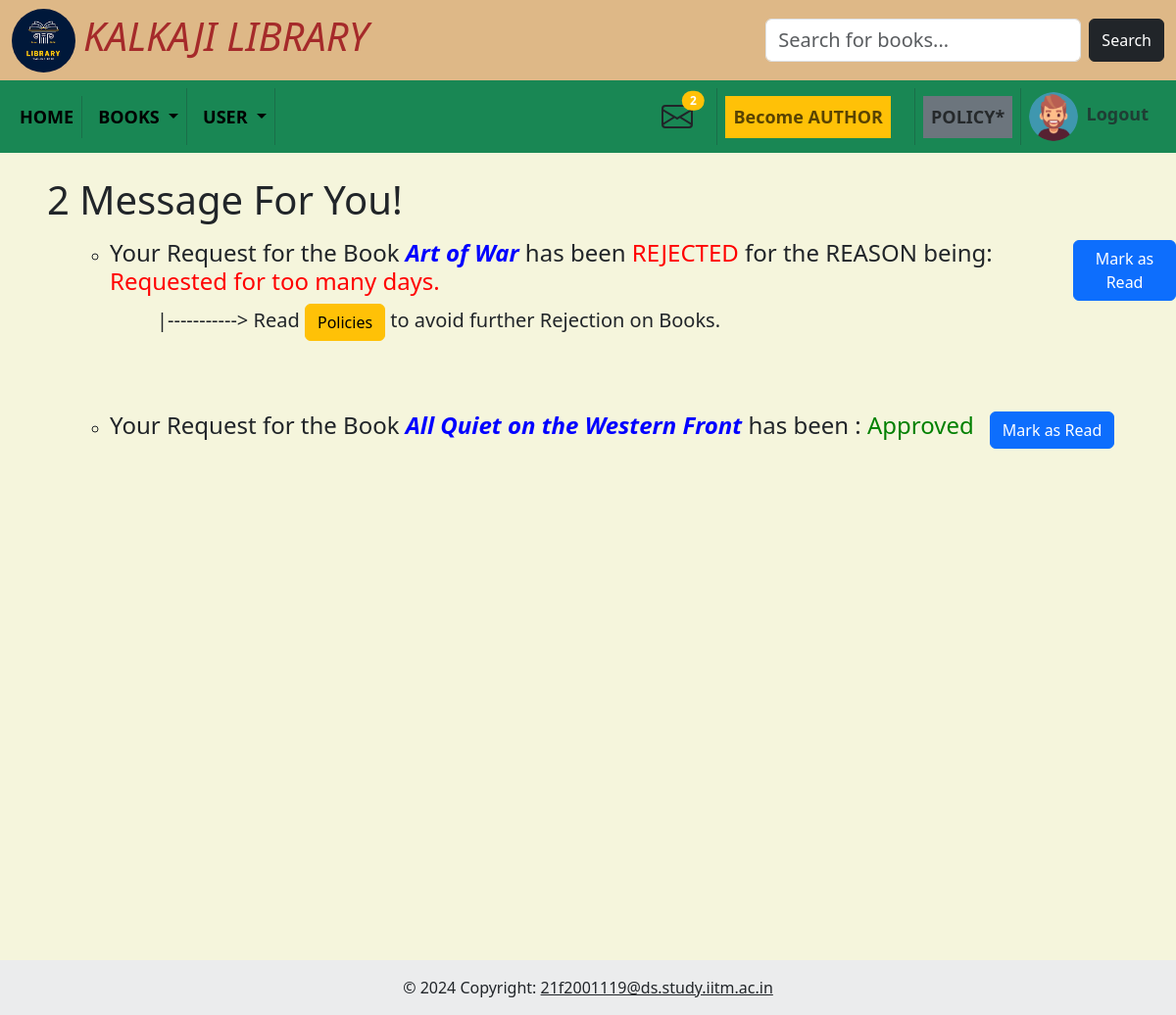
/message (signed in), run on an earlier commit of the app's database.
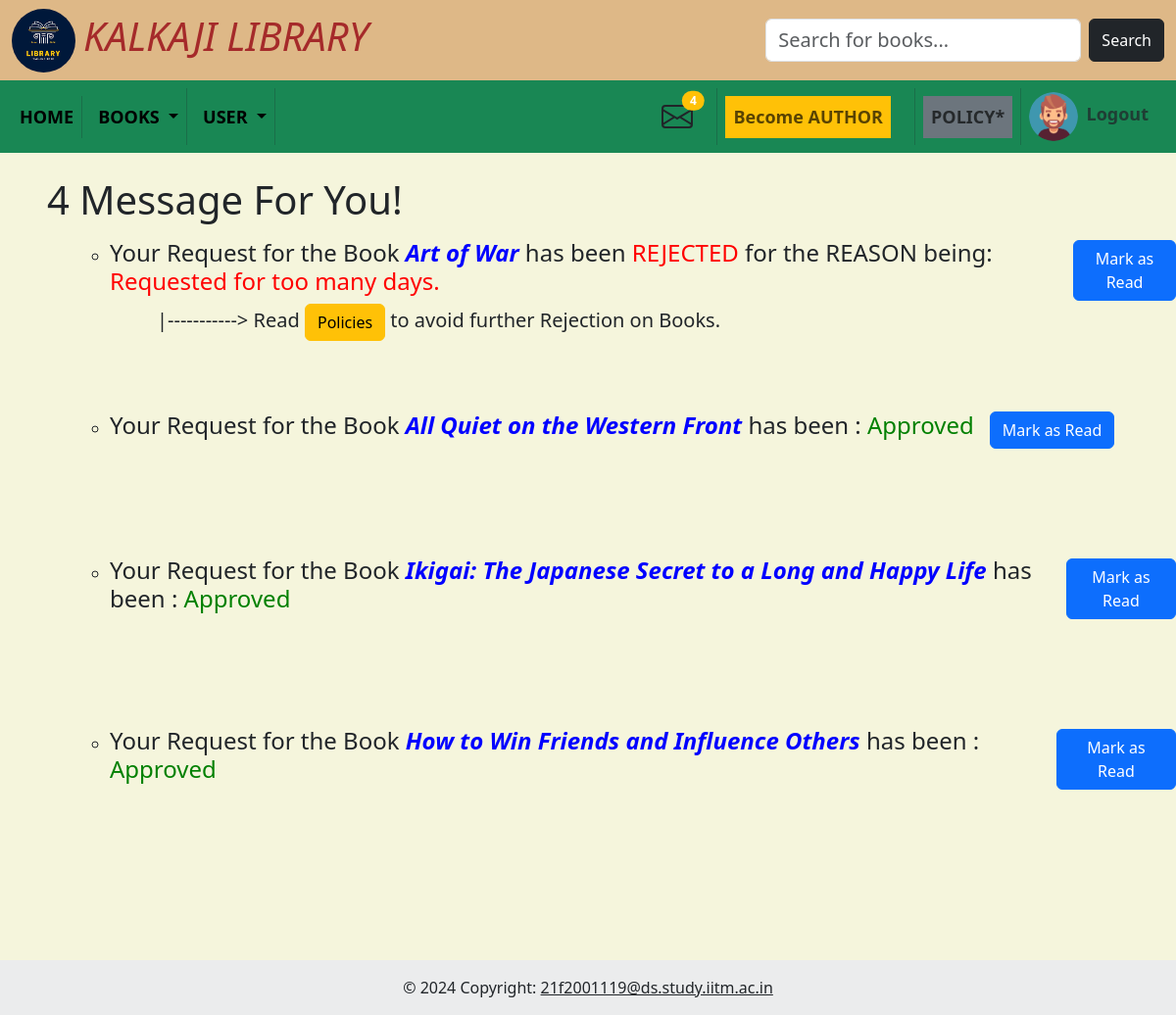
And on a later commit of the database.
### models/model.py (models this page shows)
class Messages(db.Model):
    __tablename__ = "messages"
    id = db.Column(db.Integer, autoincrement=True, primary_key=True)
    user_id = db.Column(db.Integer, db.ForeignKey("user.id"), nullable=False)
    book_id = db.Column(db.Integer, db.ForeignKey("book.id"), nullable=True)
    message = db.Column(db.String)

class Book(db.Model):
    __tablename__ = "book"
    id = db.Column(db.Integer, autoincrement=True, nullable=False, primary_key=True)
    isbn = db.Column(db.Integer, unique=True, nullable=False)
    name = db.Column(db.String, nullable=False)
    content = db.Column(db.String)
    author_name = db.Column(db.String)
    section = db.Column(db.Integer, db.ForeignKey("sections.id"), nullable=False)
    language = db.Column(db.String)
    date_added = db.Column(db.Date)
    rating = db.Column(db.Integer)
    enrollments = db.relationship("Enrollments", back_populates="book")
    ratings = db.relationship("Rating", backref="book")
    sections = db.relationship('Sections', backref='books')

### controllers/user.py (the view)
@app.route("/message")
def message():
    messages = Messages.query.filter_by(user_id=session.get('user_id')).all()
    l = [ (msg, Book.query.filter_by(id=msg.book_id).first()) for msg in messages ]
    return render_template("message.html", messages=l)

### controllers/admin.py (called while the page is built)
@app.before_request
def before_req():
    if "admin" not in session and request.endpoint in admin_routes:
        return redirect("/admin_login")
    elif "user_id" not in session and request.endpoint in user_routes:
        return redirect("/user_login")

### controllers/index.py (called while the page is built)
@app.context_processor
def inject_admin():
    admin1 = 1
    admin0 = 0
    req = Book_req.query.all()
    msg = Messages.query.filter_by(user_id=session.get('user_id')).all()
    return dict(admin1=admin1, admin0=admin0, req=len(req), msg=len(msg))

### templates/message.html
{% include 'base.html' %}
<div class="min-vh-100 ms-5">
    {% if messages|length > 0 %}
    <div class="mt-4 mb-3">
        <h1>{{ messages|length }} Message For You!</h1>
    </div>
    {% else %}
    <div class="mt-4 mb-3">
        <h1>No New Message For You. </h1>
    </div>
    {% endif %}
    <ul>
        {% for message,book in messages %}
            <ul>
                {% if message.message == "Approved" %}
                <div class="d-flex align-items-center mb-3 mt-3">
                <li>
                    <h4>Your Request for the Book <span style="color: blue;" class="fw-bold fst-italic">{{ book.name}}</span>
                        has been : <span style="color: green;"> {{message.message }}</span></h4>
                </li>
                <a href="/message/read/{{message.id}}" class="btn btn-primary mt-5 mb-5 ms-3">Mark as Read</a>
            </div>
                {% else %}
                <div class="d-flex align-items-center mt-3 mb-3">
                <li>
                    <h4>Your Request for the Book <span style="color: blue;" class="fw-bold fst-italic">{{ book.name
                            }}</span> has been <span style="color: red;">REJECTED</span> for the REASON being:
                        <span style="color: red;">{{message.message }}</span>
                    </h4>
                    <h5 class="ms-5">|-----------> Read <a href="/policy" class="btn btn-warning">Policies</a> to avoid further Rejection on Books.</h5>
                </li>
                <a href="/message/read/{{message.id}}" class="btn btn-primary mb-5 ms-3">Mark as Read</a>
            </div>
                {% endif %}
            </ul>
        {% endfor %}
    </ul>
</div>
{% include 'footer.html' %}

What changed in the data, as far as the page shows it:
added Messages: name "Ikigai: The Japanese Secret to a Long and Happy Life", message "Approved"
added Messages: name "How to Win Friends and Influence Others", message "Approved"
Also different on the page:
{{ msg }}: "2" → "4"
{{ messages|length }}: "2" → "4"
